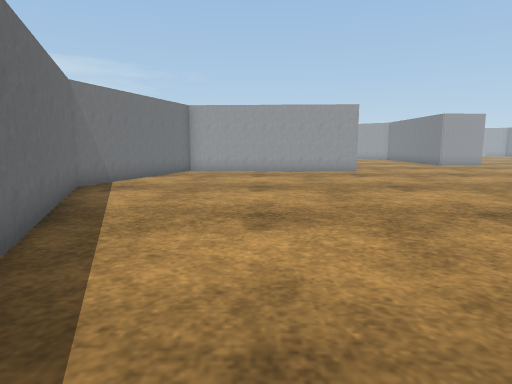
[1] (above)

24 first-person views from a walk through a robot-simulator world made for Gazebo. The camera is 1.2 m above the floor, tilts 8° down and sees 75° across. The floor is counted in squares, 1 m on a side. Each view is taken from the middle of a square. On the plan, view 1 faces up. The plan holds only what a view shows up to about 13 squares ahead; the rest is blank. The place goes on beyond the plan. Some surface patterns are stand-ins.

[2]
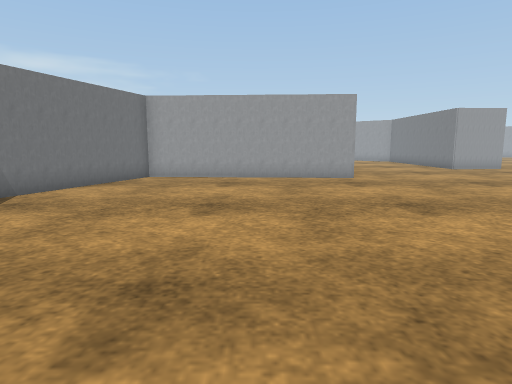

[3]
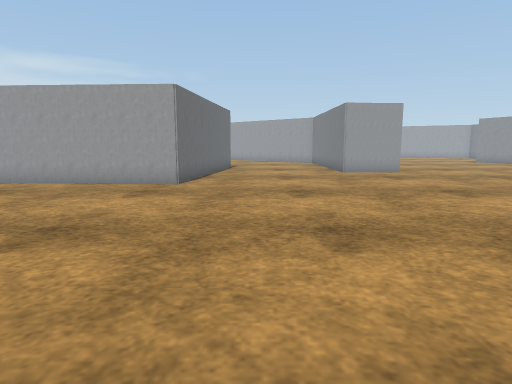

[4]
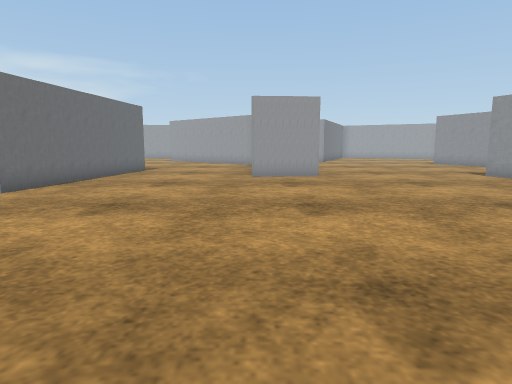

[5]
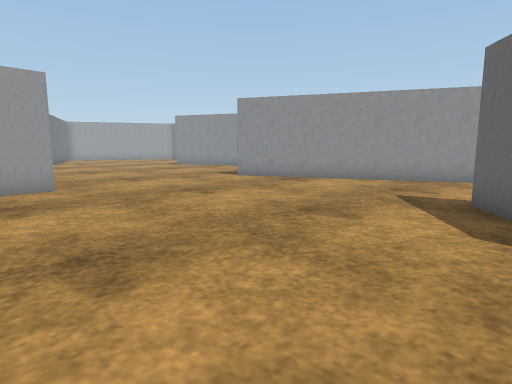

[6]
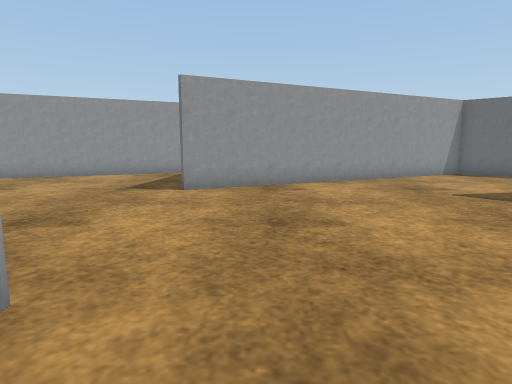

[7]
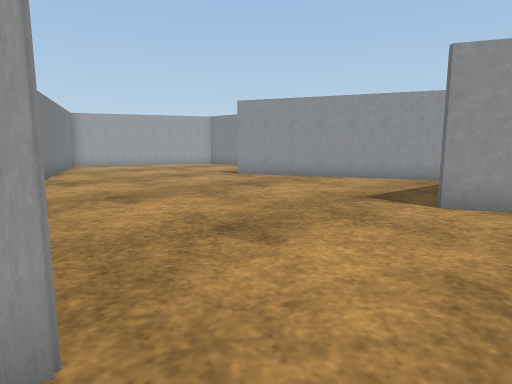

[8]
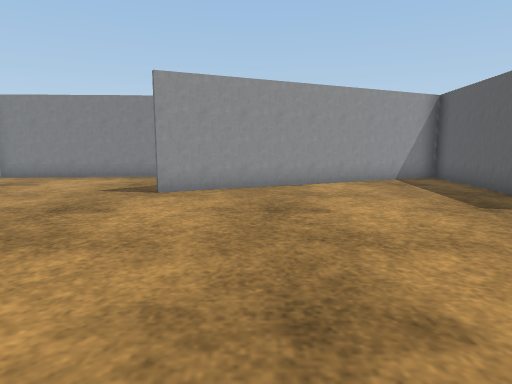

[9]
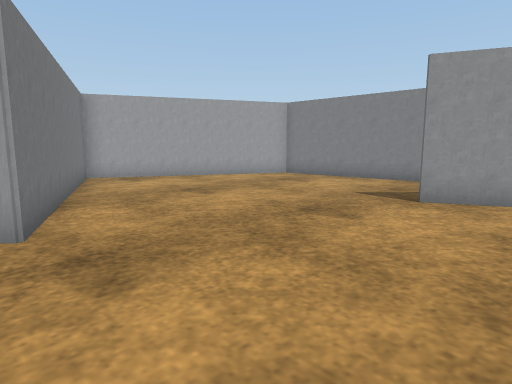

[10]
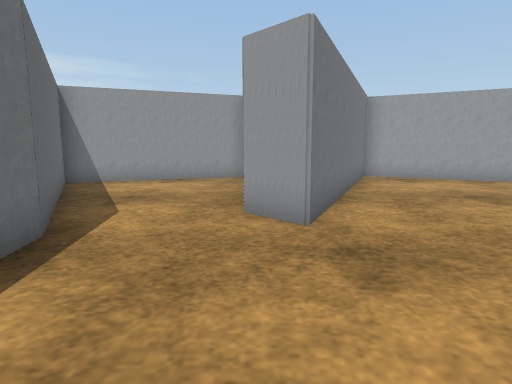

[11]
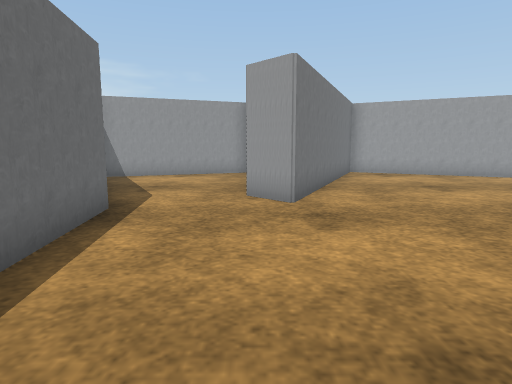

[12]
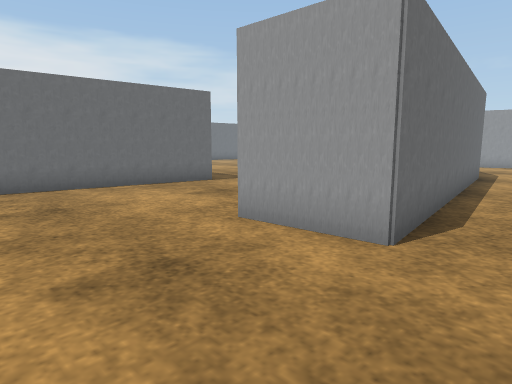

[13]
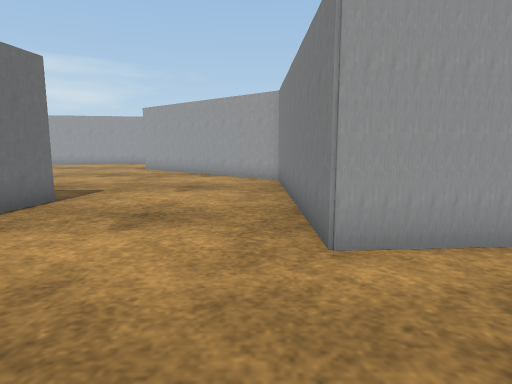

[14]
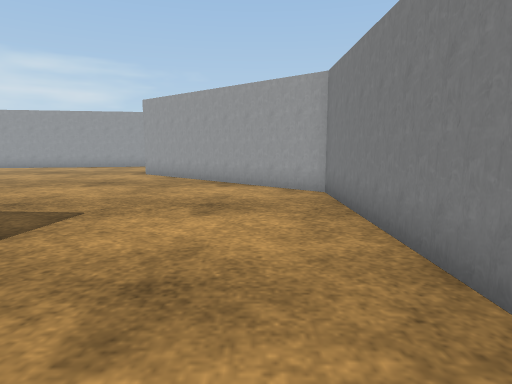

[15]
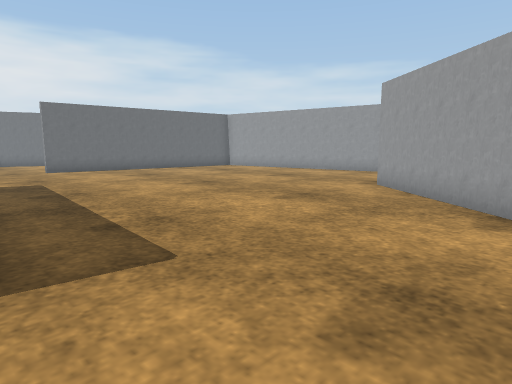

[16]
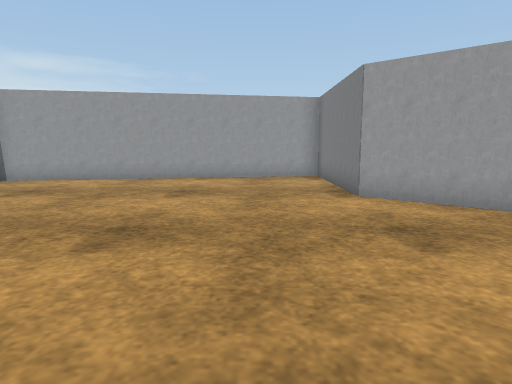

[17]
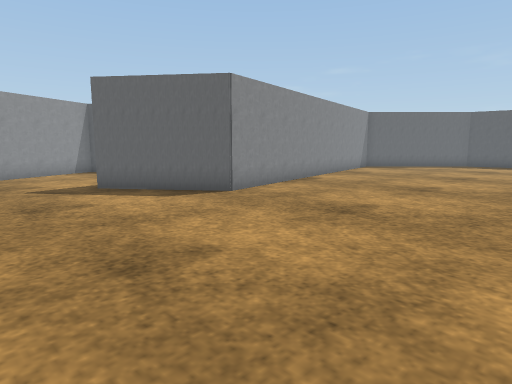

[18]
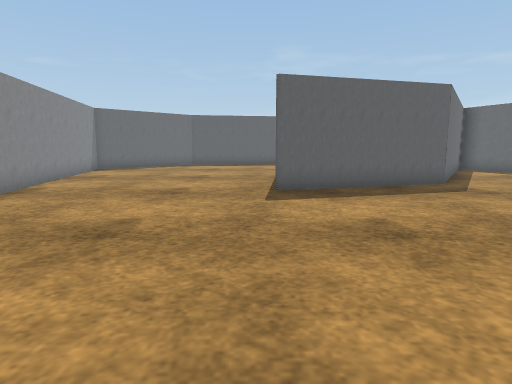

[19]
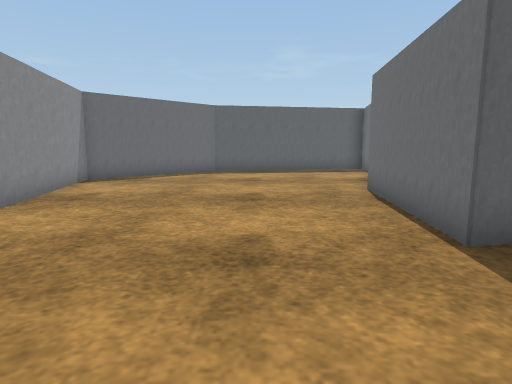

[20]
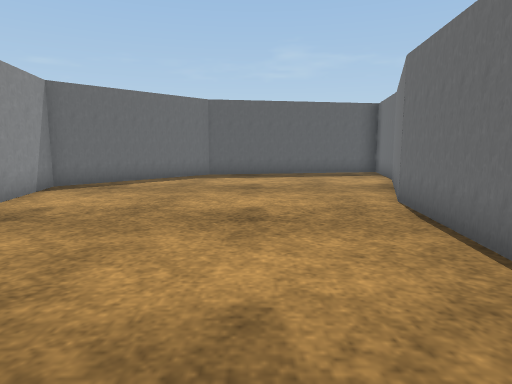

[21]
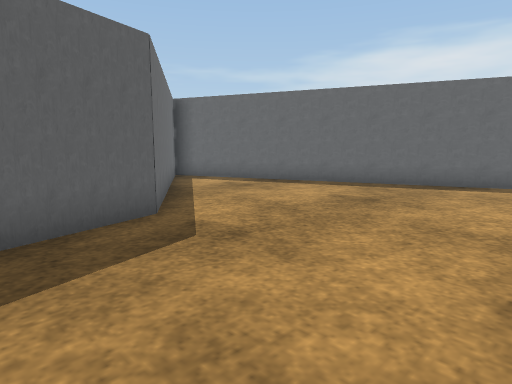

[22]
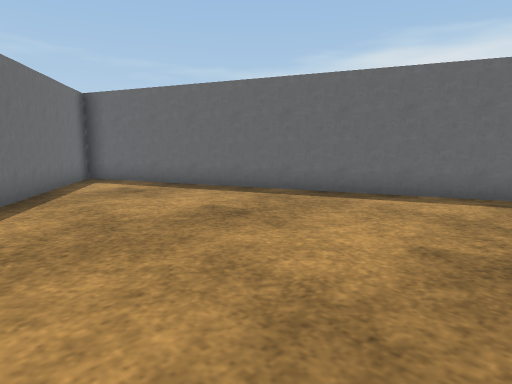

[23]
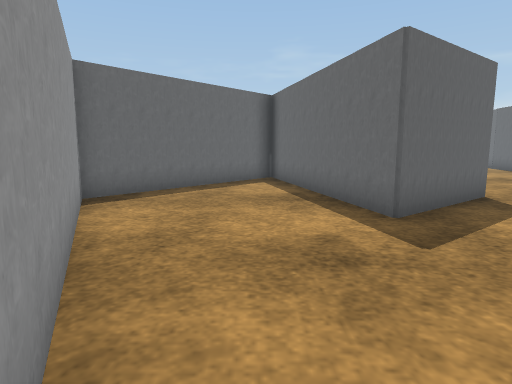

[24]
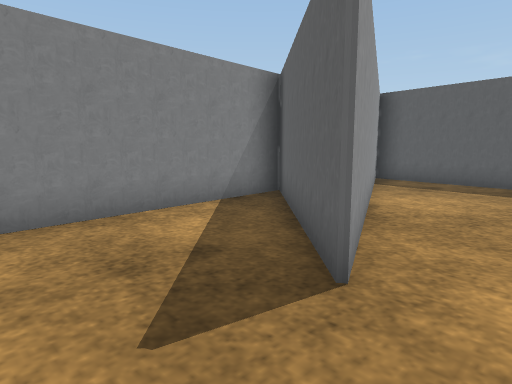

### Floor plan
Points are (right, up) in squares from view 1. A wall is a line through its corners. A room is listed if a view was taken in it or the views show most of it. See-through windows are left out.
Room 1 (views 1, 2, 3, 4, 5, 6, 7, 8, 9, 10, 11, 12, 13, 14, 15, 16, 17, 18, 19, 20, 21, 22, 23, 24)
walls: (5.7, 23.3) (4.6, 15.2) (-3.1, 15.7) (-5.2, 9.5) (-0.2, -2.8) (4.1, 3.7) (9.5, 5.2) (8.9, -0.1); (22, 19.8) (26.5, 19.3) (22.3, 28.7) (26.9, 24.3) (26.3, 35.4); (11.7, 31.2) (12.2, 30.3) (13.4, 19.9) (10.8, 19.7) (10.8, 27.5) (4.4, 32.8) (4.4, 38) (-5.6, 36.3); (9, 0) (7.2, -4.8) (6.9, -6.2); (24.5, 36.3) (19.2, 39) (15.8, 30.8) (14.8, 31.9); (14.3, -6.2) (17.9, -2.7) (15.6, 9.3) (18.7, 11.6) (20.4, 4.4) (24.9, 9.6) (19.9, 20)
ways out: opening at (13.5, 32)

Positions as (right, up) in squares from view 1, and headings:
1: (0, 0), facing up
2: (1, 3), facing up
3: (7, 5), facing up
4: (11, 7), facing up
5: (11, 10), facing up-right
6: (11, 18), facing right
7: (13, 18), facing up-right
8: (14, 26), facing right
9: (15, 26), facing up-right
10: (15, 26), facing up
11: (15, 24), facing up
12: (15, 16), facing up-left
13: (10, 16), facing up
14: (9, 19), facing up
15: (9, 23), facing up-left
16: (2, 25), facing up
17: (9, 15), facing down-right
18: (10, 14), facing down
19: (12, 9), facing down
20: (12, 7), facing down
21: (7, 9), facing down-left
22: (4, 10), facing down-left
23: (21, 17), facing down
24: (21, 31), facing down-right
